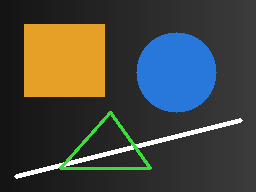
#> input picture examples/sample.png, 256 x 192 px
$ python __main__.py ../../examples/sample.png
#> lines starting #> are read from the running program, lines starting #| are printed output that depends on the picture
### src/imgfeatures/cli.py
"""Command-line interface: run the full pipeline on one image file.

Pipeline: load (``cv2.imread``) -> grayscale -> min-max normalise -> Sobel
edges (+ optional OpenCV Canny for comparison) -> feature extraction ->
write images and features to an output directory.

Usage::

    imgfeatures examples/sample.png --output out/ --canny
    python -m imgfeatures examples/sample.png -o out/
"""

from __future__ import annotations

import argparse
import json
import sys
from collections.abc import Sequence
from pathlib import Path

import cv2
import numpy as np

from . import __version__
from .edges import canny_opencv, gradient_magnitude_direction, sobel_edges
from .features import (
    edge_density,
    feature_vector,
    gradient_statistics,
)
from .preprocessing import normalize_minmax, to_grayscale


class CLIError(Exception):
    """An expected, user-facing failure (reported without a traceback)."""


def build_parser() -> argparse.ArgumentParser:
    """Create the argument parser."""
    parser = argparse.ArgumentParser(
        prog="imgfeatures",
        description=(
            "Run grayscale -> normalise -> Sobel edges -> feature extraction "
            "on an image and write the results to a directory."
        ),
    )
    parser.add_argument("image", type=Path, help="input image file (PNG, JPEG, ...)")
    parser.add_argument(
        "-o", "--output", type=Path, default=Path("output"),
        help="output directory, created if missing (default: ./output)",
    )
    parser.add_argument(
        "--threshold", type=float, default=0.2,
        help="Sobel edge threshold as a fraction of max magnitude (default: 0.2)",
    )
    parser.add_argument(
        "--canny", action="store_true",
        help="also run OpenCV Canny and save its edge map for comparison",
    )
    parser.add_argument("--canny-low", type=float, default=50.0,
                        help="Canny lower hysteresis threshold (default: 50)")
    parser.add_argument("--canny-high", type=float, default=150.0,
                        help="Canny upper hysteresis threshold (default: 150)")
    parser.add_argument(
        "--format", choices=("json", "npy", "both"), default="both",
        help="feature output format (default: both)",
    )
    parser.add_argument("--hist-bins", type=int, default=16,
                        help="intensity histogram bins (default: 16)")
    parser.add_argument("--cell-size", type=int, default=8,
                        help="HOG cell size in pixels (default: 8)")
    parser.add_argument("--hog-bins", type=int, default=9,
                        help="HOG orientation bins (default: 9)")
    parser.add_argument("--version", action="version",
                        version=f"%(prog)s {__version__}")
    return parser


def load_rgb(path: Path) -> np.ndarray:
    """Read an image file as an ``(H, W, 3)`` RGB ``uint8`` array."""
    if not path.exists():
        raise CLIError(f"input file not found: {path}")
    if not path.is_file():
        raise CLIError(f"input path is not a file: {path}")
    bgr = cv2.imread(str(path), cv2.IMREAD_COLOR)
#> bgr is the input picture: shape (192, 256, 3); mean B, G, R 63.3, 69.9, 67.8
    if bgr is None:
        raise CLIError(f"could not read image (unsupported or corrupt): {path}")
    return np.ascontiguousarray(bgr[..., ::-1])  # OpenCV loads BGR


def to_uint8(image: np.ndarray) -> np.ndarray:
    """Scale an array (or boolean mask) to ``uint8`` [0, 255] for saving."""
    if image.dtype == bool:
        return image.astype(np.uint8) * 255
    return np.round(normalize_minmax(image) * 255.0).astype(np.uint8)


def _write_png(path: Path, image: np.ndarray) -> None:
    if not cv2.imwrite(str(path), to_uint8(image)):
        raise CLIError(f"failed to write {path}")


def run(args: argparse.Namespace) -> dict:
    """Execute the pipeline and write outputs. Returns the summary dict."""
    rgb = load_rgb(args.image)
    h, w = rgb.shape[:2]
    if h < args.cell_size or w < args.cell_size:
        raise CLIError(
            f"image {w}x{h} is smaller than one {args.cell_size}x{args.cell_size} "
            "HOG cell; use a larger image or a smaller --cell-size"
        )

    gray = normalize_minmax(to_grayscale(rgb))
    magnitude, _ = gradient_magnitude_direction(gray)
    edges = sobel_edges(gray, threshold=args.threshold)
    canny = (
        canny_opencv(gray, args.canny_low, args.canny_high) if args.canny else None
    )
    features = feature_vector(
        rgb,
        hist_bins=args.hist_bins,
        cell_size=args.cell_size,
        hog_bins=args.hog_bins,
        edge_threshold=args.threshold,
    )
    stats = gradient_statistics(gray)

    out: Path = args.output
    try:
        out.mkdir(parents=True, exist_ok=True)
    except OSError as exc:
        raise CLIError(f"cannot create output directory {out}: {exc}") from exc

    written: list[Path] = []
    for name, img in (
        ("grayscale.png", gray),
        ("edge_magnitude.png", magnitude),
        ("edges_sobel.png", edges),
    ):
        _write_png(out / name, img)
        written.append(out / name)
    if canny is not None:
        _write_png(out / "edges_canny.png", canny)
        written.append(out / "edges_canny.png")

    summary = {
        "input": str(args.image),
        "width": w,
        "height": h,
        "parameters": {
            "threshold": args.threshold,
            "hist_bins": args.hist_bins,
            "cell_size": args.cell_size,
            "hog_bins": args.hog_bins,
            "canny": (
                {"low": args.canny_low, "high": args.canny_high}
                if args.canny else None
            ),
        },
        "gradient_stats": dict(
            zip(("mean", "std", "max", "p90"), map(float, stats), strict=True)
        ),
        "sobel_edge_density": edge_density(gray, threshold=args.threshold),
        "canny_edge_density": float(canny.mean()) if canny is not None else None,
        "feature_vector_length": int(features.size),
        "layout": {
            "histogram": args.hist_bins,
            "gradient_stats": 4,
            "edge_density": 1,
            "hog": int(features.size) - args.hist_bins - 5,
        },
    }

    if args.format in ("json", "both"):
        path = out / "features.json"
        payload = {**summary, "feature_vector": features.tolist()}
        path.write_text(json.dumps(payload, indent=2) + "\n", encoding="utf-8")
        written.append(path)
    if args.format in ("npy", "both"):
        path = out / "features.npy"
        np.save(path, features)
        written.append(path)

    summary["outputs"] = [str(p) for p in written]
    return summary


def print_summary(summary: dict) -> None:
    """Print a short human-readable summary."""
    g = summary["gradient_stats"]
    print(f"Image:               {summary['input']} "
          f"({summary['width']}x{summary['height']})")
    print(f"Gradient (mean/max): {g['mean']:.4f} / {g['max']:.4f}")
    print(f"Sobel edge density:  {summary['sobel_edge_density']:.4f}")
    if summary["canny_edge_density"] is not None:
        print(f"Canny edge density:  {summary['canny_edge_density']:.4f}")
    print(f"Feature vector:      {summary['feature_vector_length']} values")
    print("Wrote:")
    for path in summary["outputs"]:
        print(f"  {path}")


def main(argv: Sequence[str] | None = None) -> int:
    """CLI entry point. Returns a process exit code (0 on success)."""
    parser = build_parser()
    args = parser.parse_args(argv)
    try:
        summary = run(args)
    except (CLIError, ValueError, TypeError) as exc:
        print(f"imgfeatures: error: {exc}", file=sys.stderr)
        return 1
    print_summary(summary)
    return 0

### src/imgfeatures/_validation.py
"""Shared input validation helpers.

Every public function in the package funnels its image argument through
:func:`as_float_image` so that error messages and accepted inputs are
consistent across modules.
"""

from __future__ import annotations

import numpy as np


def as_float_image(
    image: np.ndarray,
    *,
    name: str = "image",
    allow_color: bool = False,
) -> np.ndarray:
    """Validate an image array and return it as a ``float64`` copy-or-view.

    Args:
        image: Input array. Must be 2-D (H x W), or 3-D (H x W x 3) when
            ``allow_color`` is true.
        name: Argument name used in error messages.
        allow_color: Whether a 3-channel image is acceptable.

    Returns:
        The image as a ``float64`` array with the same shape.

    Raises:
        TypeError: If ``image`` is not a NumPy array or has a non-real,
            non-numeric dtype (e.g. bool, complex, object, string).
        ValueError: If the shape is unsupported, the image is empty, or it
            contains NaN/inf values.
    """
#> called with name = 'image', allow_color = True
    if not isinstance(image, np.ndarray):
        raise TypeError(
            f"{name} must be a numpy.ndarray, got {type(image).__name__}"
        )
    if image.dtype == np.bool_ or not (
        np.issubdtype(image.dtype, np.integer)
        or np.issubdtype(image.dtype, np.floating)
    ):
        raise TypeError(
            f"{name} must have an integer or floating dtype, got {image.dtype}"
        )

    if image.ndim == 2:
        pass
    elif allow_color and image.ndim == 3 and image.shape[2] == 3:
        pass
    else:
        expected = "(H, W) or (H, W, 3)" if allow_color else "(H, W)"
        raise ValueError(f"{name} must have shape {expected}, got {image.shape}")

    if image.size == 0:
        raise ValueError(f"{name} must not be empty, got shape {image.shape}")

    out = image.astype(np.float64, copy=False)
    if not np.all(np.isfinite(out)):
        raise ValueError(f"{name} must not contain NaN or infinite values")
    return out


def check_positive_int(value: int, name: str) -> int:
    """Validate that ``value`` is a positive Python/NumPy integer.

    Raises:
        TypeError: If ``value`` is not an integer (bools are rejected).
        ValueError: If ``value`` is less than 1.
    """
    if isinstance(value, bool) or not isinstance(value, (int, np.integer)):
        raise TypeError(f"{name} must be an int, got {type(value).__name__}")
    if value < 1:
        raise ValueError(f"{name} must be >= 1, got {value}")
    return int(value)

### src/imgfeatures/preprocessing.py
"""Image preprocessing: grayscale conversion and intensity normalisation."""

from __future__ import annotations

import numpy as np

from ._validation import as_float_image

#: ITU-R BT.601 luma coefficients for (R, G, B).
BT601_WEIGHTS: np.ndarray = np.array([0.299, 0.587, 0.114], dtype=np.float64)


def to_grayscale(image: np.ndarray) -> np.ndarray:
    """Convert an RGB image to grayscale using ITU-R BT.601 luminance.

    Each output pixel is ``0.299 * R + 0.587 * G + 0.114 * B``. The weights
    sum to 1, so the output keeps the input's intensity range (e.g. a
    ``uint8`` image stays within [0, 255]).

    Args:
        image: ``(H, W, 3)`` array in **RGB** channel order, or an
            ``(H, W)`` array, which is returned unchanged (as ``float64``).
            Note that ``cv2.imread`` returns BGR; reverse the channels first.

    Returns:
        ``(H, W)`` ``float64`` grayscale image.

    Raises:
        TypeError: If ``image`` is not a numeric NumPy array.
        ValueError: If ``image`` has an unsupported shape, is empty, or
            contains non-finite values.
    """
    img = as_float_image(image, allow_color=True)
    if img.ndim == 2:
        return img.copy()
    # Matrix-vector product over the channel axis: (H, W, 3) @ (3,) -> (H, W).
    return img @ BT601_WEIGHTS
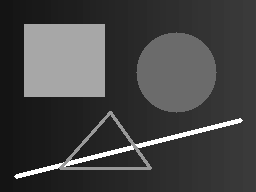
#> returned value: shape (192, 256) float64; min 20, max 255, mean 68.5


def normalize_minmax(image: np.ndarray) -> np.ndarray:
    """Linearly rescale intensities to the range [0, 1].

    Computes ``(x - min) / (max - min)``. A constant image has no range to
    stretch, so it is mapped to all zeros instead of dividing by zero.

    Args:
        image: 2-D grayscale image.

    Returns:
        ``float64`` array of the same shape with values in [0, 1].

    Raises:
        TypeError: If ``image`` is not a numeric NumPy array.
        ValueError: If ``image`` is not 2-D, is empty, or is non-finite.
    """
    img = as_float_image(image)
    lo, hi = img.min(), img.max()
#> lo = 20; hi = 255
    span = hi - lo
#> span = 235
    if span == 0:
        return np.zeros_like(img)
    return (img - lo) / span


# [22 lines left out: function standardize, not called in this run]

### src/imgfeatures/convolution.py
"""Vectorised 2-D convolution implemented with NumPy."""

from __future__ import annotations

from typing import Literal

import numpy as np
from numpy.lib.stride_tricks import sliding_window_view

from ._validation import as_float_image

Padding = Literal["constant", "reflect", "edge", "wrap", "valid"]

#: Supported padding modes. ``"valid"`` means no padding (smaller output).
PADDING_MODES: tuple[str, ...] = ("constant", "reflect", "edge", "wrap", "valid")


def convolve2d(
    image: np.ndarray,
    kernel: np.ndarray,
    padding: Padding = "reflect",
) -> np.ndarray:
    """Convolve a 2-D image with a 2-D kernel.

    This is true convolution: the kernel is flipped on both axes before
    being slid over the image (as opposed to cross-correlation, which is
    what ``cv2.filter2D`` computes).

    Implementation: the image is padded, ``sliding_window_view`` creates a
    zero-copy ``(H, W, kh, kw)`` view of every neighbourhood, and
    ``np.einsum`` takes the weighted sum of each window in one vectorised
    call instead of a Python loop over pixels.

    Args:
        image: 2-D grayscale image.
        kernel: 2-D kernel. For any padding mode other than ``"valid"`` both
            dimensions must be odd so the kernel has a well-defined centre.
        padding: How to handle borders:

            * ``"constant"`` - pad with zeros.
            * ``"reflect"`` - mirror without repeating the edge pixel
              (``d c b | a b c d | c b a``); matches OpenCV's default
              ``BORDER_REFLECT_101``.
            * ``"edge"`` - repeat the edge pixel (``BORDER_REPLICATE``).
            * ``"wrap"`` - periodic wrap-around.
            * ``"valid"`` - no padding; output shrinks to
              ``(H - kh + 1, W - kw + 1)``.

    Returns:
        ``float64`` array. Same shape as ``image`` unless ``padding`` is
        ``"valid"``.

    Raises:
        TypeError: If ``image``/``kernel`` are not numeric arrays or
            ``padding`` is not a string.
        ValueError: On wrong dimensionality, even-sized kernels with a
            "same" padding mode, an unknown padding mode, or a kernel larger
            than the image in ``"valid"`` mode.
    """
#> called with kernel = array of shape (3, 3), padding = 'reflect'
    img = as_float_image(image)
    ker = as_float_image(kernel, name="kernel")
#> ker = [[1, 0, -1], [2, 0, -2], [1, 0, -1]]

    if not isinstance(padding, str):
        raise TypeError(f"padding must be a str, got {type(padding).__name__}")
    if padding not in PADDING_MODES:
        raise ValueError(
            f"padding must be one of {PADDING_MODES}, got {padding!r}"
        )

    kh, kw = ker.shape
    if padding == "valid":
        if kh > img.shape[0] or kw > img.shape[1]:
            raise ValueError(
                f"kernel {ker.shape} is larger than image {img.shape} "
                "in 'valid' mode"
            )
        padded = img
    else:
        if kh % 2 == 0 or kw % 2 == 0:
            raise ValueError(
                f"kernel dimensions must be odd for padding={padding!r}, "
                f"got {ker.shape}"
            )
        pad = ((kh // 2, kh // 2), (kw // 2, kw // 2))
        if padding == "reflect" and (
            img.shape[0] <= kh // 2 or img.shape[1] <= kw // 2
        ):
            # NumPy's reflect would silently reflect multiple times; be
            # explicit instead of producing surprising results.
            raise ValueError(
                f"image {img.shape} is too small for 'reflect' padding "
                f"with kernel {ker.shape}"
            )
        padded = np.pad(img, pad, mode=padding)
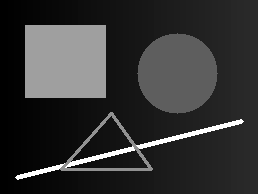
#> padded: shape (194, 258) float64; min 0, max 1, mean 0.204

    windows = sliding_window_view(padded, (kh, kw))  # (H', W', kh, kw) view
    flipped = ker[::-1, ::-1]
#> flipped = [[-1, 0, 1], [-2, 0, 2], [-1, 0, 1]]
    return np.einsum("ijkl,kl->ij", windows, flipped)
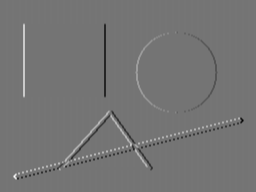
#> returned value: shape (192, 256) float64; min -3.35, max 3.97, mean 0.00525; drawn with min black and max white

### src/imgfeatures/edges.py
"""Edge detection: from-scratch Sobel and non-maximum suppression, plus an
OpenCV Canny wrapper used for comparison.
"""

from __future__ import annotations

import cv2
import numpy as np

from ._validation import as_float_image
from .convolution import Padding, convolve2d
from .preprocessing import normalize_minmax

# Sobel kernels written in *correlation* form, i.e. as they are usually
# printed and as OpenCV applies them. SOBEL_X responds positively when
# intensity increases left-to-right; SOBEL_Y when it increases top-to-bottom
# (image rows grow downwards).
SOBEL_X: np.ndarray = np.array(
    [[-1, 0, 1],
     [-2, 0, 2],
     [-1, 0, 1]],
    dtype=np.float64,
)
SOBEL_Y: np.ndarray = SOBEL_X.T.copy()


def sobel_gradients(
    image: np.ndarray,
    padding: Padding = "reflect",
) -> tuple[np.ndarray, np.ndarray]:
    """Compute horizontal and vertical Sobel derivatives.

    The correlation-form kernels are flipped before being passed to
    :func:`~imgfeatures.convolution.convolve2d` (which flips them again), so
    the result equals ``cv2.Sobel`` with the same border handling. With the
    default ``"reflect"`` padding it matches OpenCV's default border.

    Args:
        image: 2-D grayscale image.
        padding: Border mode forwarded to ``convolve2d``. ``"valid"`` is
            rejected because the gradients must align with the input pixels.

    Returns:
        ``(gx, gy)`` - ``float64`` arrays with the shape of ``image``.

    Raises:
        TypeError: If ``image`` is not a numeric NumPy array.
        ValueError: On invalid image shape or ``padding="valid"``.
    """
    img = as_float_image(image)
    if padding == "valid":
        raise ValueError("padding='valid' is not supported for gradients")
    gx = convolve2d(img, SOBEL_X[::-1, ::-1], padding=padding)
    gy = convolve2d(img, SOBEL_Y[::-1, ::-1], padding=padding)
#> in run, `magnitude, _ = gradient_magnitude_direction(gray)`:
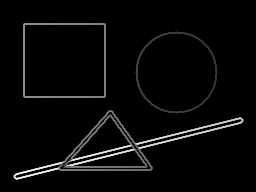
#> magnitude: shape (192, 256) float64; min 0, max 4.43, mean 0.149; drawn with min black and max white
    return gx, gy


def gradient_magnitude_direction(
    image: np.ndarray,
    padding: Padding = "reflect",
) -> tuple[np.ndarray, np.ndarray]:
    """Return Sobel gradient magnitude and direction.

    Args:
        image: 2-D grayscale image.
        padding: Border mode, see :func:`sobel_gradients`.

    Returns:
        ``(magnitude, direction)`` where ``magnitude = sqrt(gx**2 + gy**2)``
        and ``direction = arctan2(gy, gx)`` in radians, in ``[-pi, pi]``.
        Angles follow image coordinates (positive y points down).

    Raises:
        TypeError, ValueError: As for :func:`sobel_gradients`.
    """
    gx, gy = sobel_gradients(image, padding=padding)
    return np.hypot(gx, gy), np.arctan2(gy, gx)


def non_maximum_suppression(
    magnitude: np.ndarray,
    direction: np.ndarray,
) -> np.ndarray:
    """Thin edges by keeping only local maxima along the gradient direction.

    The direction is quantised to one of four axes (0, 45, 90, 135 degrees).
    A pixel survives if its magnitude is >= both neighbours along that axis;
    otherwise it is set to zero. Pixels outside the image count as zero.
    This is the thinning step of the Canny detector, done without loops.

    Args:
        magnitude: 2-D gradient magnitude (non-negative).
        direction: 2-D gradient direction in radians, same shape.

    Returns:
        ``float64`` array: ``magnitude`` with non-maxima zeroed.

    Raises:
        TypeError: If inputs are not numeric NumPy arrays.
        ValueError: If shapes differ or inputs are not 2-D / finite.
    """
    mag = as_float_image(magnitude, name="magnitude")
    ang = as_float_image(direction, name="direction")
    if mag.shape != ang.shape:
        raise ValueError(
            f"magnitude and direction shapes differ: {mag.shape} vs {ang.shape}"
        )

    # Fold to [0, 180) degrees - opposite directions share an axis - and
    # round to the nearest multiple of 45 degrees -> sector 0..3.
    deg = np.rad2deg(ang) % 180.0
    sector = np.round(deg / 45.0).astype(np.int64) % 4
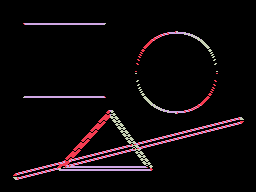
#> sector: shape (192, 256) int64; 4 distinct labels, from 0 to 3; one colour per label, 0 black

    padded = np.pad(mag, 1, mode="constant")
    h, w = mag.shape

    def shifted(dr: int, dc: int) -> np.ndarray:
        """Magnitude of the neighbour at offset (dr, dc) for every pixel."""
        return padded[1 + dr:1 + dr + h, 1 + dc:1 + dc + w]

    # (row, col) offsets for each sector. With y pointing down, a 45-degree
    # gradient points to the lower-right, so its neighbours are (+1, +1)
    # and (-1, -1).
    offsets = {0: (0, 1), 1: (1, 1), 2: (1, 0), 3: (1, -1)}
    keep = np.zeros_like(mag, dtype=bool)
    for s, (dr, dc) in offsets.items():
        is_max = (mag >= shifted(dr, dc)) & (mag >= shifted(-dr, -dc))
        keep |= (sector == s) & is_max
#> this loop made 4 passes
#> pass 1, in non_maximum_suppression, `is_max = (mag >= shifted(dr, dc)) & (mag >= shifted(-dr, -dc))`:
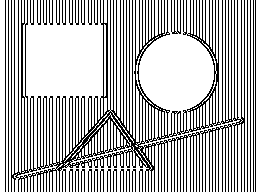
#> is_max: shape (192, 256) bool; 72% white; black in thin lines or dots
#> pass 1, in non_maximum_suppression, `keep |= (sector == s) & is_max`:
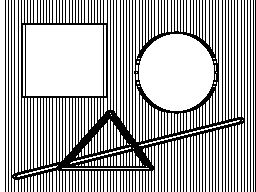
#> keep: shape (192, 256) bool; 69.7% white; black in thin lines or dots
    return np.where(keep, mag, 0.0)
#> (the rest of the program and of its run is left out)
